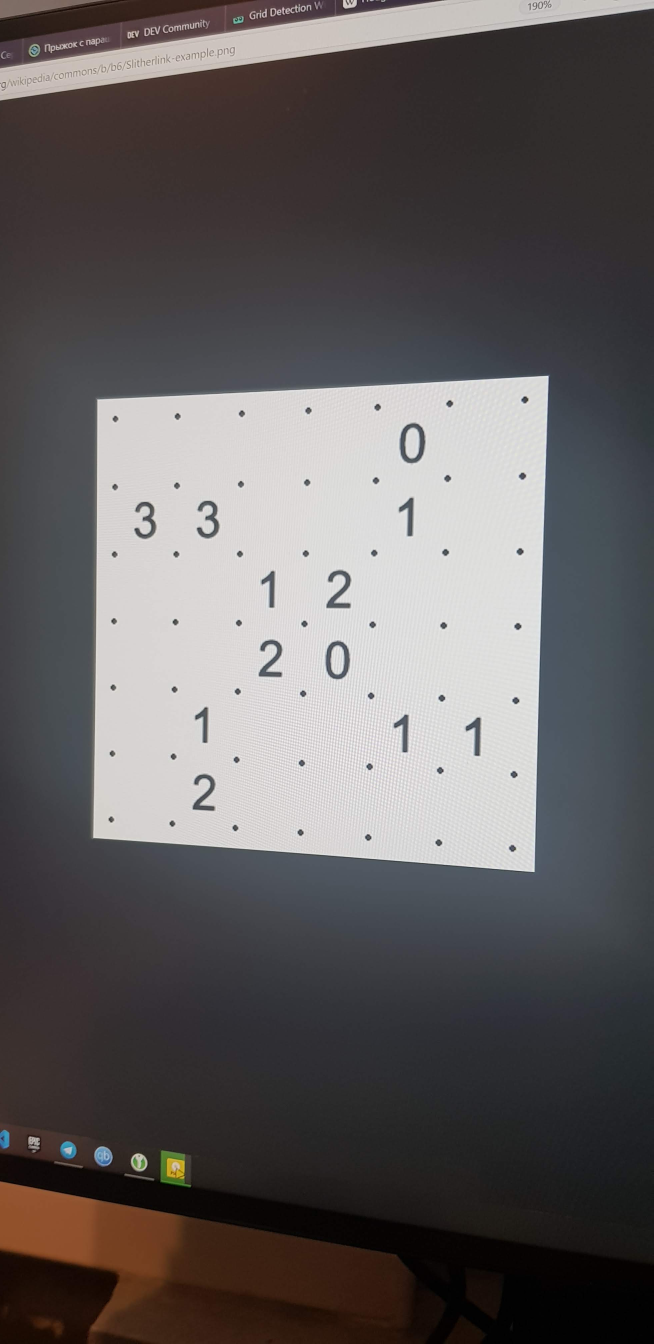
#> input picture detector/Photos/20200829_192717.jpg, 1960 x 4032 px, found by its file name (shown at 1/3 size)
$ jupyter execute --allow-errors detect.ipynb
#> lines starting #> are read from the running program, lines starting #| are printed output that depends on the picture; after the words box and inside, x2 and y2 are one past the last pixel; in counts of white or black regions, pixels touching at a corner belong together
[cell 1]
from matplotlib import pyplot as plt
import cv2

[cell 2]
from imutils.perspective import four_point_transform
from skimage.segmentation import clear_border
import numpy as np
import imutils
import cv2

[cell 3]
from skimage.morphology import remove_small_objects

[cell 4]
import numpy as np
from tensorflow import keras
from tensorflow.keras import layers
import os
from tensorflow.keras import backend as K

[cell 5]
image = 'Photos/20200829_192717.jpg'
# image = 'Photos/Screenshot 2020-09-09 at 17.34.16.png'
im = cv2.imread(image)
#> im is the input picture: shape (4032, 1960, 3); mean B, G, R 94.2, 93.7, 97.6

[cell 6]
plt.figure(figsize=(15,15))
plt.imshow(im)

[cell 7]
im.shape

[cell 8]
def find_puzzle(image, debug=False):
    # convert the image to grayscale and blur it slightly
#> called with debug = True
    gray = cv2.cvtColor(image, cv2.COLOR_BGR2GRAY)
    blurred = cv2.GaussianBlur(gray, (41, 41), 4)
        # apply adaptive thresholding and then invert the threshold map
    thresh = cv2.adaptiveThreshold(
        blurred, 255,
        cv2.ADAPTIVE_THRESH_GAUSSIAN_C, cv2.THRESH_BINARY, 11, 2
    )
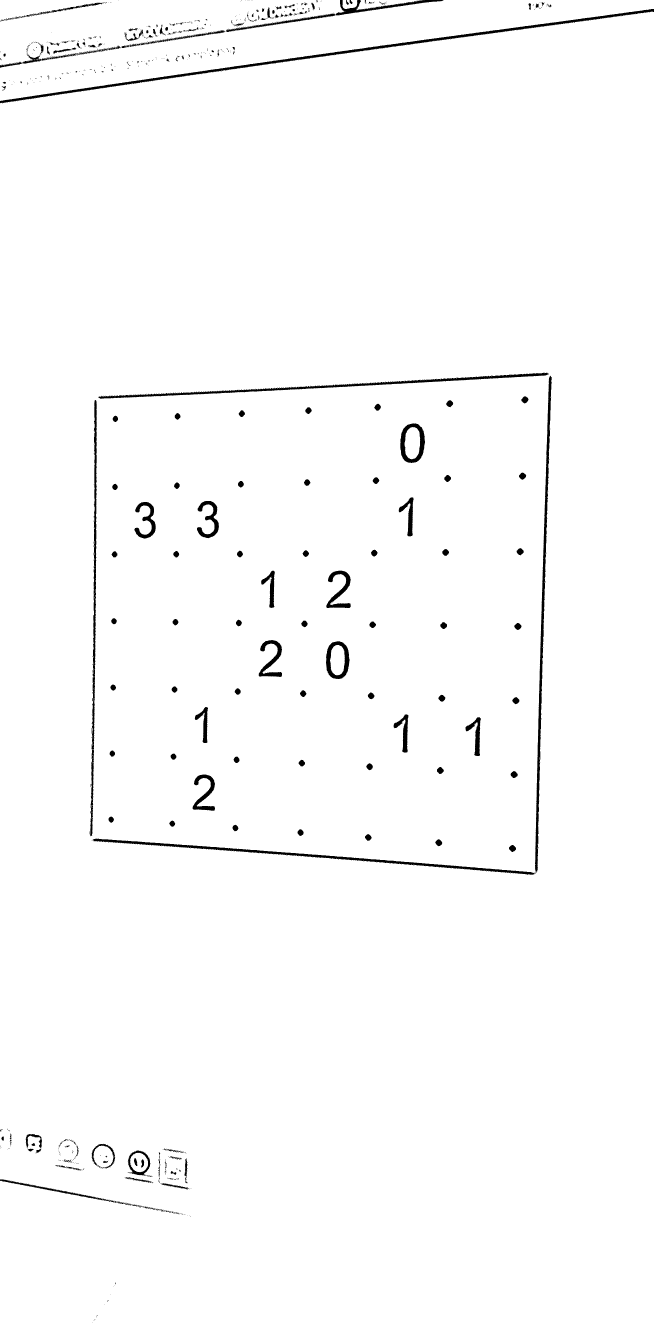
#> thresh: shape (4032, 1960) (shown at 1/3 size); 98.5% white; 779 black regions (600 under 20 px), largest, box (x1, y1, x2, y2) and area: (0, 27, 1960, 310) 14971, (1605, 1127, 1656, 2620) 11323, (277, 2516, 1606, 2625) 9873
    thresh = cv2.bitwise_not(thresh)
    # check to see if we are visualizing each step of the image
    # processing pipeline (in this case, thresholding)
    if debug:
        print_img(thresh)
    dilated = cv2.dilate(thresh, kernel = np.ones((5,5),np.uint8), iterations=4)
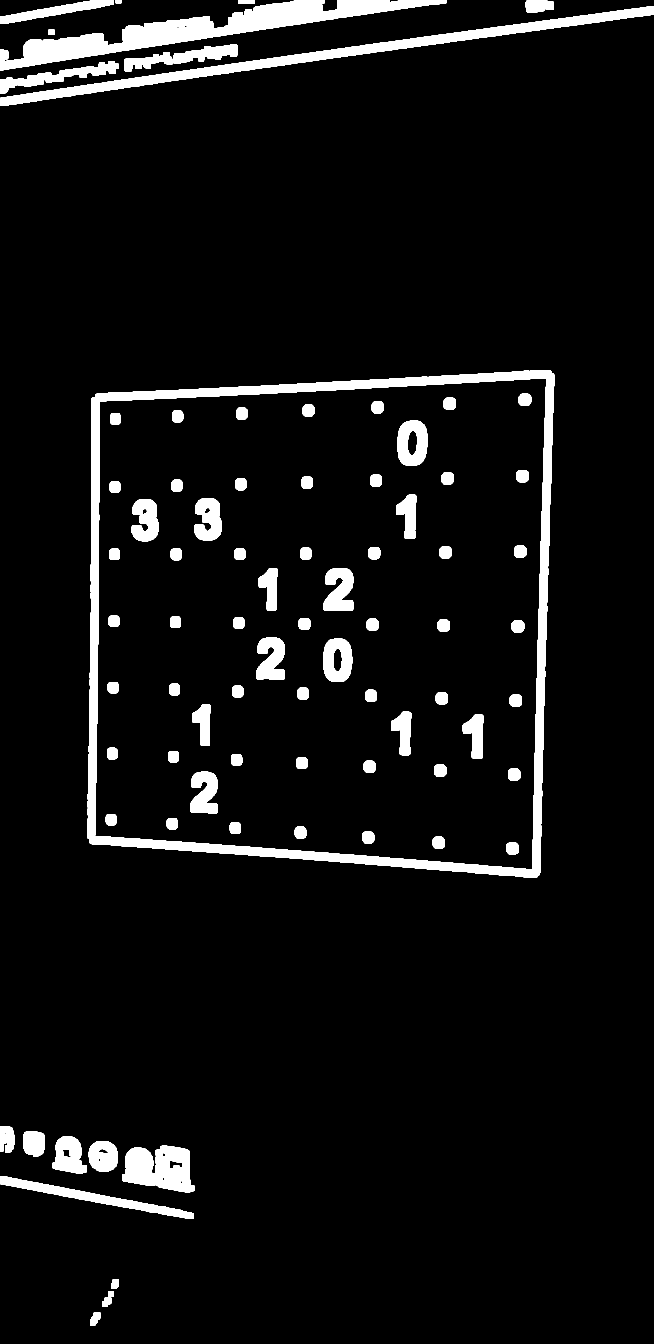
#> dilated: shape (4032, 1960) (shown at 1/3 size); 6.2% white; 86 white regions
    if debug:
        print_img(dilated)
    cnts = cv2.findContours(dilated.copy(), cv2.RETR_EXTERNAL,
        cv2.CHAIN_APPROX_SIMPLE)
#> cnts = 25 contours; largest, box (x1, y1, x2, y2) and area: (261, 1110, 1664, 2633) 1964192, (0, 0, 1339, 211) 69529, (0, 19, 1960, 318) 49960, (366, 3437, 583, 3577) 21796, (0, 3529, 581, 3657) 13496
    cnts = imutils.grab_contours(cnts)
    cnts = sorted(cnts, key=cv2.contourArea, reverse=True)
    # initialize a contour that corresponds to the puzzle outline
    puzzleCnt = []
    # loop over the contours
    for c in cnts:
        # approximate the contour
        peri = cv2.arcLength(c, True)
        approx = cv2.approxPolyDP(c, 0.02 * peri, True)
        # if our approximated contour has four points, then we can
        # assume we have found the outline of the puzzle
        if len(approx) == 4:
            puzzleCnt.append(approx)
            break
#> this loop made 1 pass
#> (peri, approx) on pass 1: (5752, [[1651, 1111], [275, 1194], [267, 2528], [1618, 2624]])
#> after the loop, puzzleCnt = [[[1651, 1111], [275, 1194], [267, 2528], [1618, 2624]]]
        # if the puzzle contour is empty then our script could not find
    # the outline of the Sudoku puzzle so raise an error
    if puzzleCnt is None:
        raise Exception(("Could not find Sudoku puzzle outline. "
            "Try debugging your thresholding and contour steps."))
    # check to see if we are visualizing the outline of the detected
    # Sudoku puzzle
    if debug:
        # draw the contour of the puzzle on the image and then display
        # it to our screen for visualization/debugging purposes
        output = image.copy()
        cv2.drawContours(output, puzzleCnt, -1, (0, 255, 0), 2)
        print_img(output)
    puzzle = four_point_transform(image, puzzleCnt[0].reshape(4, 2))
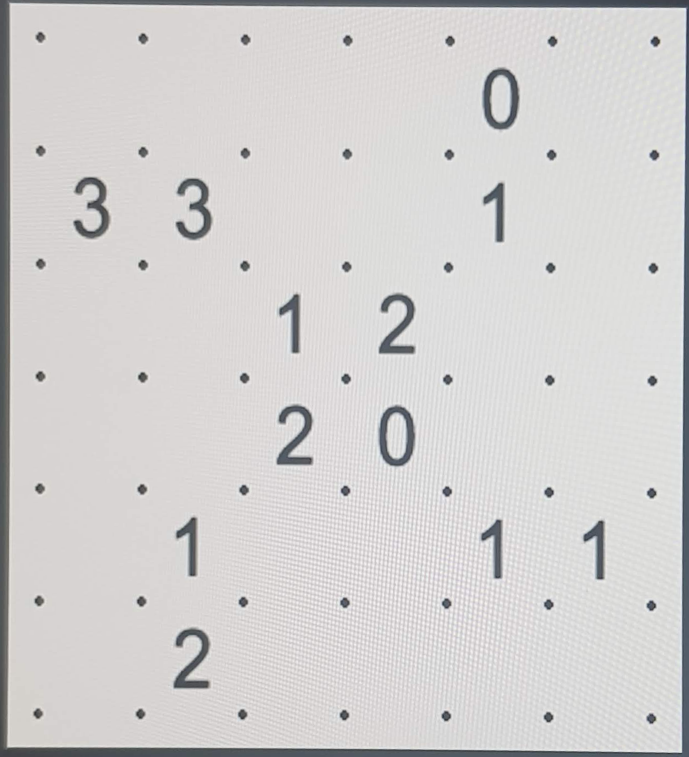
#> puzzle: shape (1513, 1378, 3) (shown at 1/2 size); mean B, G, R 208.1, 208.5, 210.4
    warped = four_point_transform(gray, puzzleCnt[0].reshape(4, 2))
    if debug:
        print_img(warped)
    return puzzle, warped

[cell 9]
def print_img(im, figsize=(15,15)):
    plt.figure(figsize=figsize)
    plt.imshow(im, cmap='gray')

[cell 10]
find_puzzle(im, debug=True)

[cell 11]
gray = cv2.cvtColor(im, cv2.COLOR_BGR2GRAY)
print_img(gray)

#> (a cell that did not finish here is left out)

[cell 13]
blurred = cv2.GaussianBlur(gray, (35, 35), 4)
# blurred = cv2.blur(gray, (15, 15), 3)
    # apply adaptive thresholding and then invert the threshold map
print_img(blurred)

[cell 14]
thresh = cv2.adaptiveThreshold(blurred, 255,
    cv2.ADAPTIVE_THRESH_GAUSSIAN_C, cv2.THRESH_BINARY, 11, 2)
print_img(thresh)

[cell 15]
thresh = cv2.bitwise_not(thresh)
print_img(thresh)

#> (a cell that did not finish here is left out)

[cell 17]
dilated = cv2.dilate(thresh, kernel = np.ones((5,5),np.uint8), iterations=4)
print_img(dilated)

[cell 18]
cnts = cv2.findContours(dilated.copy(), cv2.RETR_EXTERNAL,
    cv2.CHAIN_APPROX_SIMPLE)
cnts = imutils.grab_contours(cnts)
cnts = sorted(cnts, key=cv2.contourArea, reverse=True)

[cell 19]
all_contours = im.copy()
cv2.drawContours(all_contours, cnts, -1, (0, 255, 0), 2)
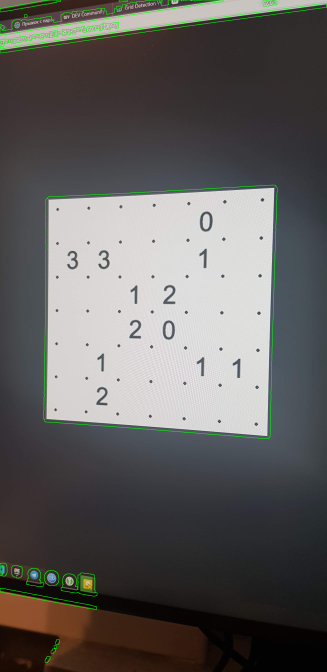
#> all_contours: shape (4032, 1960, 3) (shown at 1/6 size); mean B, G, R 93.4, 94.9, 96.8
print_img(all_contours)

[cell 20]
# initialize a contour that corresponds to the puzzle outline
puzzleCnt = []
# loop over the contours
for c in cnts:
    # approximate the contour
    peri = cv2.arcLength(c, True)
    approx = cv2.approxPolyDP(c, 0.02 * peri, True)
    # if our approximated contour has four points, then we can
    # assume we have found the outline of the puzzle
    if len(approx) == 4:
        puzzleCnt.append(approx)
        break

[cell 21]
len(puzzleCnt)
#> Out = 1

[cell 22]
output = im.copy()
cv2.drawContours(output, puzzleCnt, -1, (0, 255, 0), 2)
print_img(output)

[cell 23]
def crop_img(img, scale=1.0):
#> called with scale = 0.97
    center_x, center_y = img.shape[1] / 2, img.shape[0] / 2
    width_scaled, height_scaled = img.shape[1] * scale, img.shape[0] * scale
    left_x, right_x = center_x - width_scaled / 2, center_x + width_scaled / 2
    top_y, bottom_y = center_y - height_scaled / 2, center_y + height_scaled / 2
    img_cropped = img[int(top_y):int(bottom_y), int(left_x):int(right_x)]
    return img_cropped

[cell 24]
puzzle = four_point_transform(im, puzzleCnt[0].reshape(4, 2))
warped = four_point_transform(gray, puzzleCnt[0].reshape(4, 2))

puzzle = crop_img(puzzle, 0.97)
warped = crop_img(warped, 0.97)

[cell 25]
print_img(puzzle)

[cell 26]
print_img(warped)

[cell 27]
warped.shape

[cell 28]
w, h = warped.shape
cell_w, cell_h = int(w / 6), int(h / 6)

[cell 29]
min_size = int(cell_w * cell_h * 0.2)

[cell 30]
indices = []
for i in range(6):
    for j in range(6):
        sub_img = warped[cell_w * i :cell_w * (i + 1), cell_h * j: cell_h * (j + 1)]
#         plt.imshow()
        cleaned = remove_small_objects(~(sub_img > 128), min_size=(cell_w * cell_h * 0.01))
#         cleaned = sub_img > 128
#         cleaned = clear_border(cleaned)
        if np.sum(cleaned) > 0:
            print(i,j)
            plt.imshow(cleaned)
            plt.show()
            indices.append((i,j))
#> this loop made 6 passes
#> pass 2, `plt.show()`:
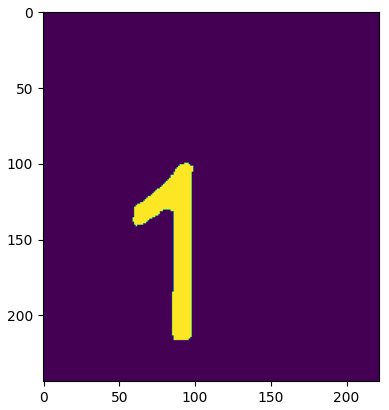
#> figure drawn by matplotlib, 1 panel
#> after the loop, indices = [(0, 4), (1, 0), (1, 1), (1, 4), (2, 2), (2, 3), (3, 2), (3, 3), (4, 1), (4, 4), (4, 5), (5, 1)]

$ run again, with detector/Photos/20200829_192801.jpg copied over detector/Photos/20200829_192717.jpg
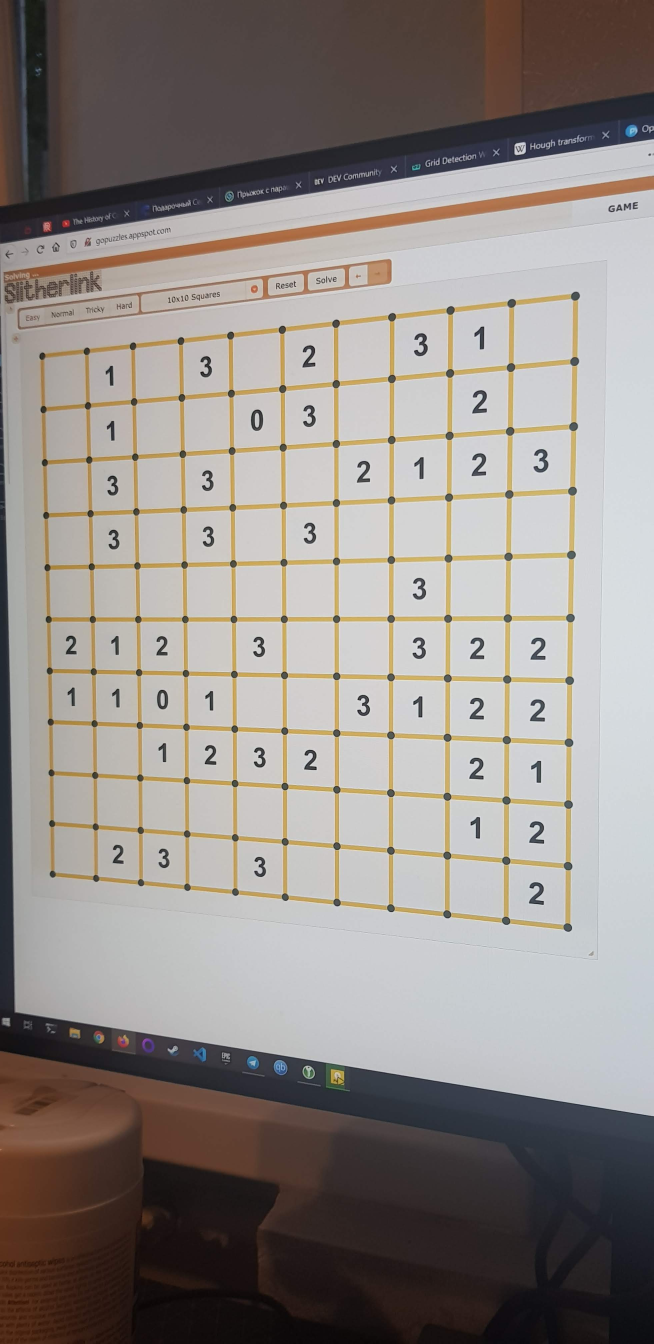
#> input picture detector/Photos/20200829_192801.jpg, 1960 x 4032 px, found by its file name (shown at 1/3 size)
#> im is the input picture: shape (4032, 1960, 3); mean B, G, R 135.2, 139.8, 146.7
#> in find_puzzle, `thresh = cv2.adaptiveThreshold( blurred, 255, cv2.ADAPTIVE_THRESH_GAUS..`:
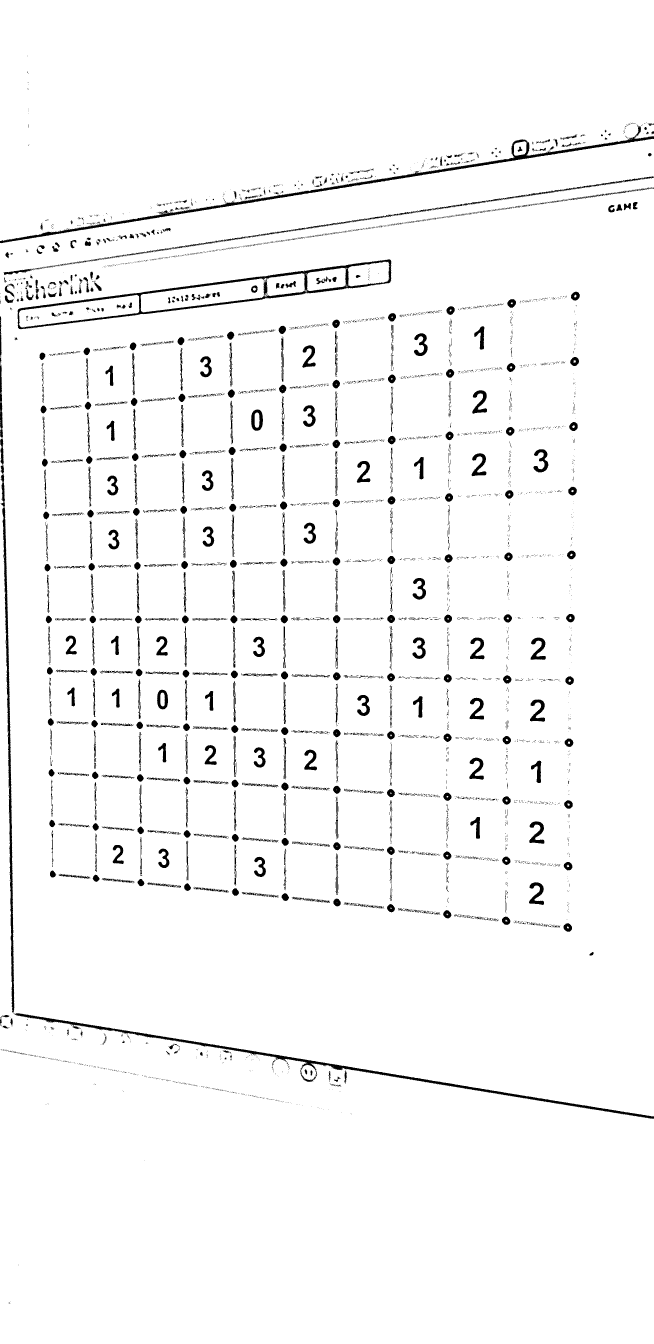
#> thresh: shape (4032, 1960) (shown at 1/3 size); 96.8% white; 5812 black regions (4867 under 20 px), largest, box (x1, y1, x2, y2) and area: (0, 375, 1960, 730) 16898, (53, 778, 1174, 988) 16413, (44, 3040, 1960, 3356) 14965
#> dilated: shape (4032, 1960); 18% white; 106 white regions
#> in find_puzzle, `cnts = cv2.findContours(dilated.copy(), cv2.RETR_EXTERNAL, cv2.CHAIN_A..`: cnts = 70 contours; largest, box (x1, y1, x2, y2) and area: (110, 867, 1748, 2803) 2201804, (0, 521, 1960, 996) 199487, (0, 941, 1960, 3364) 119933, (0, 360, 1960, 738) 101835, (0, 3139, 916, 3324) 18666
#> the loop in find_puzzle, `for c in cnts:` made 3 passes
#> (peri, approx) on passes 2 to 3: (11086.2, [[1959, 521], [0, 919]]), (9647.6, [[0, 941], [0, 3089], [1959, 3363], [50, 3031]])
#> after the loop in find_puzzle, `for c in cnts:`: puzzleCnt = [[[0, 941], [0, 3089], [1959, 3363], [50, 3031]]]
#> the loop `for c in cnts:` made 3 passes
#> `len(puzzleCnt)`: Out = 1
#> img_cropped: shape (2083, 2027)
#> after the loop `for i in range(6):`: indices = [(0, 0), (1, 0), (1, 1), (2, 0), (2, 1), (2, 2), (3, 0), (3, 1), (3, 2), (3, 3), (4, 0), (4, 1), (4, 2), (4, 3), (4, 4), (5, 0), (5, 1), (5, 2), (5, 3), (5, 4), (5, 5)]
